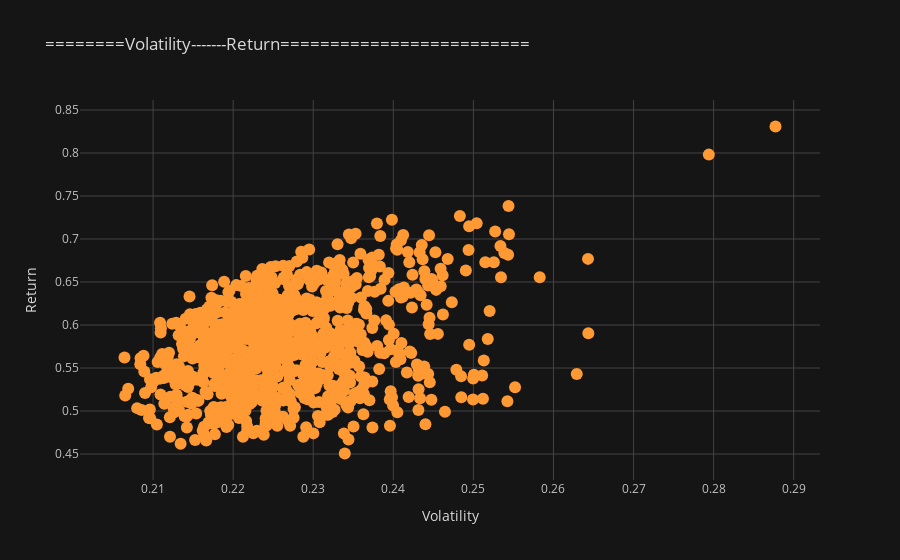

This figure's notebook cell:
### Code cell
pf_data = pd.DataFrame()
for t in df1["Ticker"]:
    pf_data[t] =  yf.download(t,period="3y").Close 

log_returns = np.log(pf_data / pf_data.shift(1))
num_assets = len(df1["Ticker"])
num_assets
weights = np.random.random(num_assets)
weights /= np.sum(weights)
np.sum(weights * log_returns.mean()) * 252
np.dot(weights.T, np.dot(log_returns.cov() * 252, weights))
np.sqrt(np.dot(weights.T,np.dot(log_returns.cov() * 252, weights)))
pfolio_returns = []
pfolio_volatilities = []
wts = []
for x in range (1000):
    weights = np.random.random(num_assets)
    weights /= np.sum(weights)
    pfolio_returns.append(np.sum(weights * log_returns.mean()) * 252)
    pfolio_volatilities.append(np.sqrt(np.dot(weights.T,np.dot(log_returns.cov() * 252, weights))))
    wts.append(weights)
pfolio_returns = np.array(pfolio_returns)
pfolio_volatilities = np.array(pfolio_volatilities)
wts= np.array(wts)
pfolio_returns, pfolio_volatilities
portfolios = pd.DataFrame({'Return': pfolio_returns, 'Volatility': pfolio_volatilities})
#portfolios.plot(x='Volatility', y='Return', kind='scatter', figsize=(10, 6));
#plt.xlabel('Expected Volatility')
#plt.ylabel('Expected Return')


portfolios.iplot(kind="scatter",
              x="Volatility", y='Return',
              mode='markers',
              xTitle="Volatility", yTitle="Return",
              title="========Volatility-------Return=========================",theme="solar")

### Figure 1 — Plotly figure (JSON) as saved in the notebook; plotly's stock layout.template omitted (floating-point values rounded to 4 significant figures; data arrays with more than 128 entries replaced by an {"elided": "..."} marker saying what was removed)
{"data": [{"line": {"color": "rgba(255, 153, 51, 1.0)", "dash": "solid", "shape": "linear", "width": 1.3}, "marker": {"size": 12, "symbol": "circle"}, "mode": "markers", "name": "Return", "text": "", "type": "scatter", "x": {"elided": "1000 float values"}, "y": {"elided": "1000 float values"}}], "layout": {"legend": {"bgcolor": "#151516", "font": {"color": "#D9D9D9"}}, "paper_bgcolor": "#151516", "plot_bgcolor": "#151516", "title": {"font": {"color": "#D9D9D9"}, "text": "========Volatility-------Return========================="}, "xaxis": {"gridcolor": "#434343", "showgrid": true, "tickfont": {"color": "#C2C2C2"}, "title": {"font": {"color": "#D9D9D9"}, "text": "Volatility"}, "zerolinecolor": "#666570"}, "yaxis": {"gridcolor": "#434343", "showgrid": true, "tickfont": {"color": "#C2C2C2"}, "title": {"font": {"color": "#D9D9D9"}, "text": "Return"}, "zerolinecolor": "#666570"}}}
